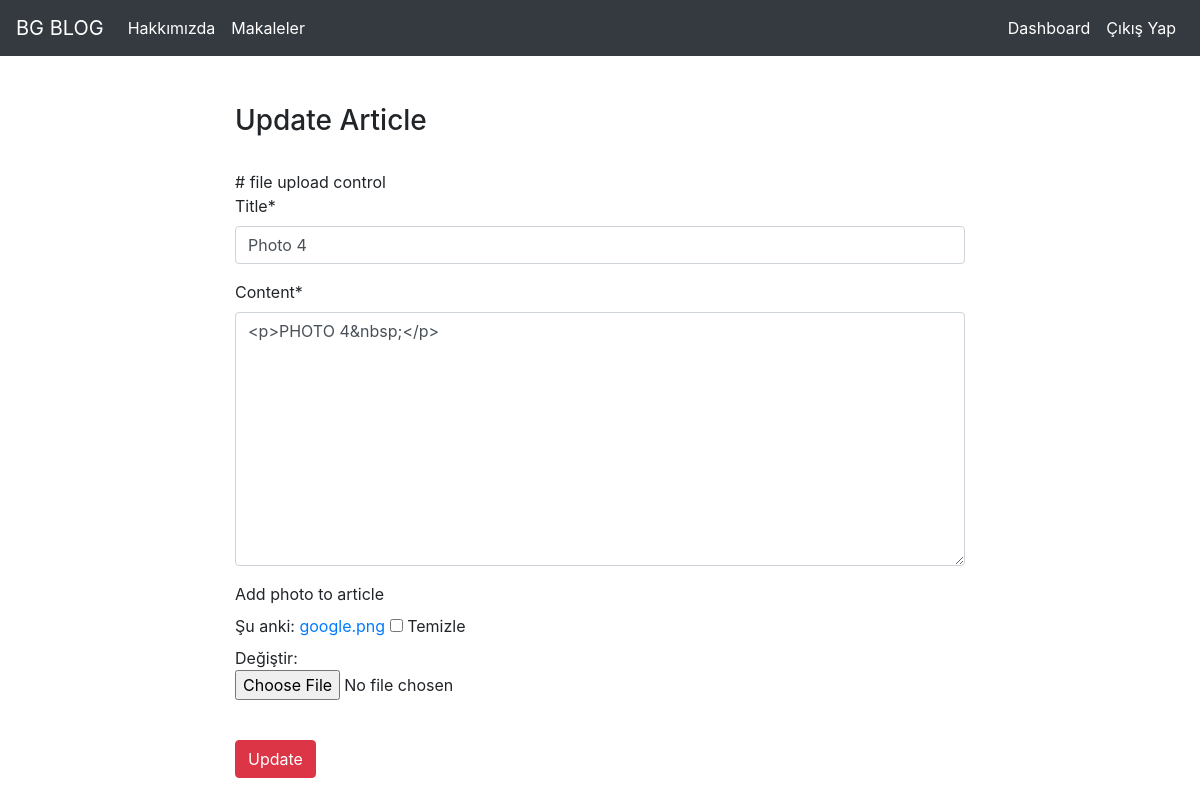
/articles/update/17 (signed in), run on an earlier commit of the app's database.
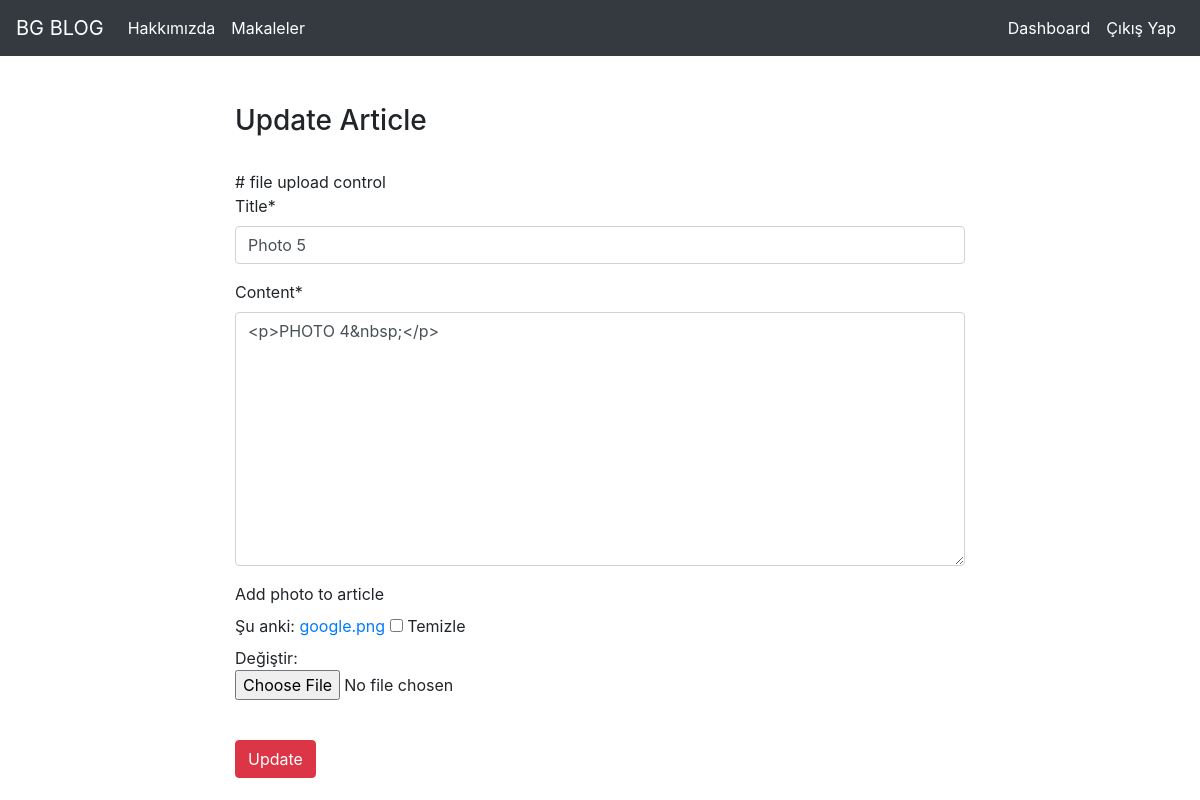
And on a later commit of the database.
### article/models.py (models this page shows, shortened)
class Article(models.Model):
    author = models.ForeignKey("auth.User",on_delete = models.CASCADE) # hangi tabloyu gosterdiğini foreign key ile belirtiriz
    title = models.CharField(max_length = 50)
    content = RichTextField()
    createdDate = models.DateTimeField(auto_now=True)
    articleImage = models.FileField(blank=True, null=True ,verbose_name= " Add photo to article ")

### article/views.py (the view, shortened to what this page needs)
# urls.py: path('update/<int:id>',views.updateArticle, name = "update"),
@login_required(login_url= "user:login")
def updateArticle(request,id):
    article = get_object_or_404(Article, id = id)
    form = ArticleForm(request.POST or None, request.FILES or None, instance= article)
    return render(request,"update.html", {"form" : form})

### article/forms.py
class ArticleForm(forms.ModelForm):
    class Meta:
        model = Article
        fields = ["title","content","articleImage"]

### templates/update.html (shortened to what this page needs)
{% extends "layout.html" %}
{% block body %}
{% load crispy_forms_tags %}
    <div class="row">
        <div class="col-md-8 offset-md-2">
            <h3>Update Article</h3>
            <br>
            <form method="POST" enctype="multipart/form-data">
            # file upload control
                {{form|crispy}}
                <br>
                <button type="submit" class="btn btn-danger"> Update </button>
            </form>
        </div>
    </div>
{% endblock body %}

What changed in the data, as far as the page shows it:
changed Article "<p>PHOTO 4&nbsp;</p>": title "Photo 4" → "Photo 5"
